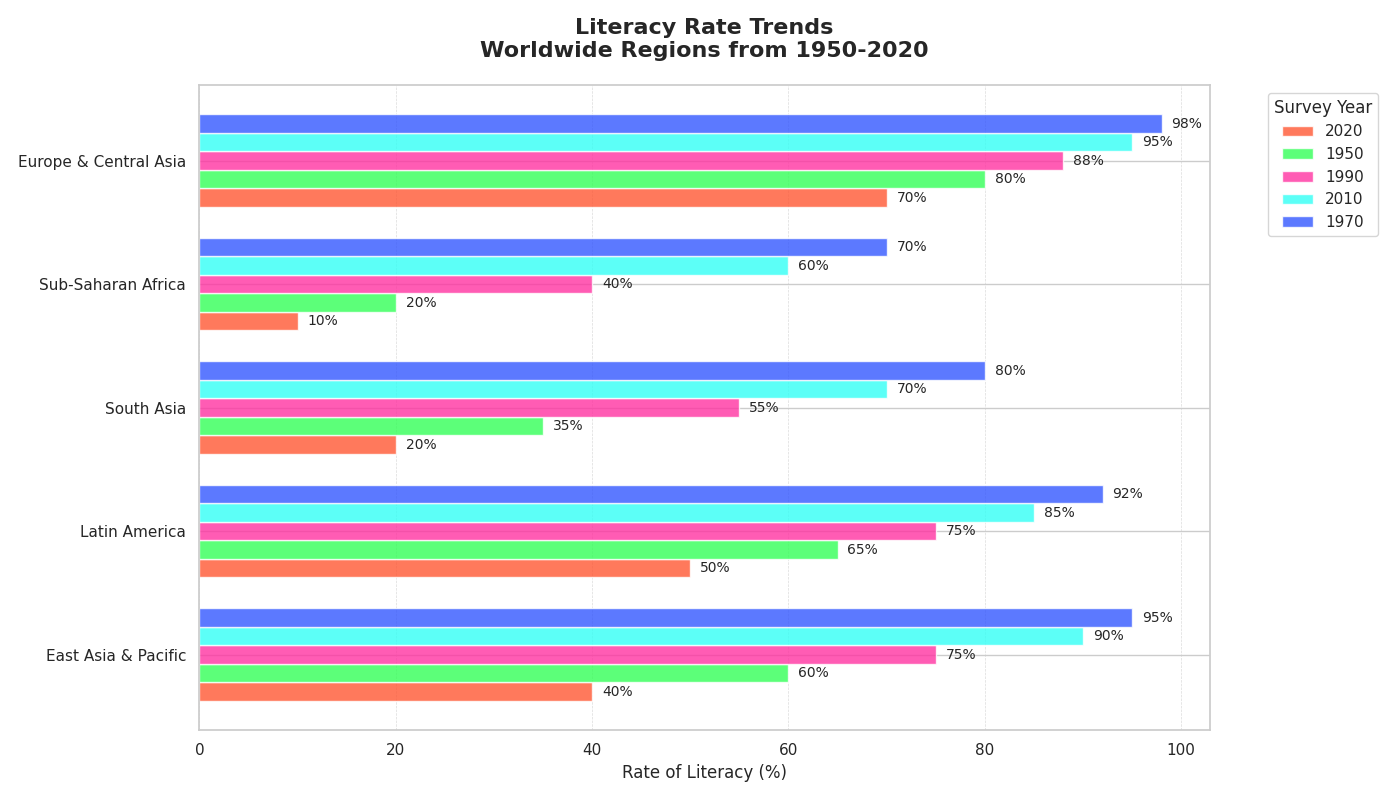

Write Python code to recreate this figure.
import matplotlib.pyplot as plt
import numpy as np

regions = ['East Asia & Pacific', 'Latin America', 'South Asia', 
           'Sub-Saharan Africa', 'Europe & Central Asia']
years = [2020, 1950, 1990, 2010, 1970]

literacy_rates = {
    'East Asia & Pacific': [40, 60, 75, 90, 95],
    'Latin America': [50, 65, 75, 85, 92],
    'South Asia': [20, 35, 55, 70, 80],
    'Sub-Saharan Africa': [10, 20, 40, 60, 70],
    'Europe & Central Asia': [70, 80, 88, 95, 98]
}

fig, ax = plt.subplots(figsize=(14, 8))

# Shuffled colors
colors = ['#FF5733', '#33FF57', '#FF33A1', '#33FFF5', '#3357FF']

for i, year in enumerate(years):
    y_positions = np.arange(len(regions)) + (i * 0.15)
    rates = [literacy_rates[region][i] for region in regions]
    bars = ax.barh(y_positions, rates, height=0.15, label=f'{year}', color=colors[i], alpha=0.8)
    
    for bar in bars:
        ax.text(bar.get_width() + 1, bar.get_y() + bar.get_height()/2,
                f'{bar.get_width()}%', va='center', ha='left', fontsize=10)

ax.set_yticks(np.arange(len(regions)) + 0.3)
ax.set_yticklabels(regions)
ax.set_xlabel('Rate of Literacy (%)')
ax.set_title('Literacy Rate Trends\nWorldwide Regions from 1950-2020',
             fontsize=16, fontweight='bold', pad=20)

ax.grid(True, which='both', linestyle='--', linewidth=0.5, axis='x', alpha=0.7)

ax.legend(title="Survey Year", bbox_to_anchor=(1.05, 1), loc='upper left')

plt.tight_layout()
plt.show()
